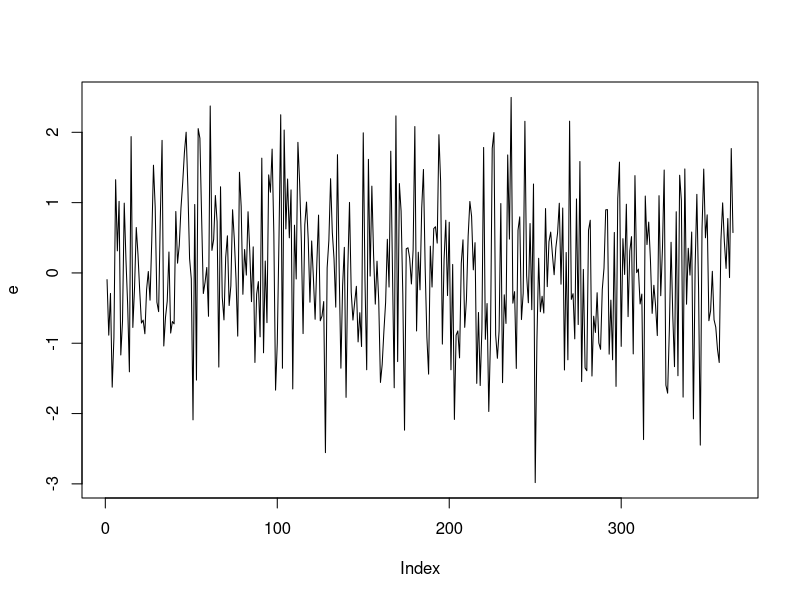
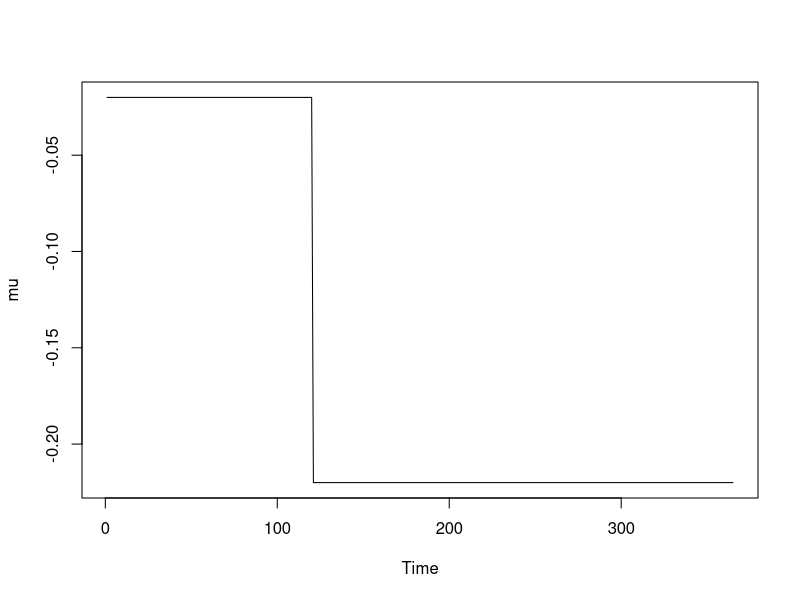
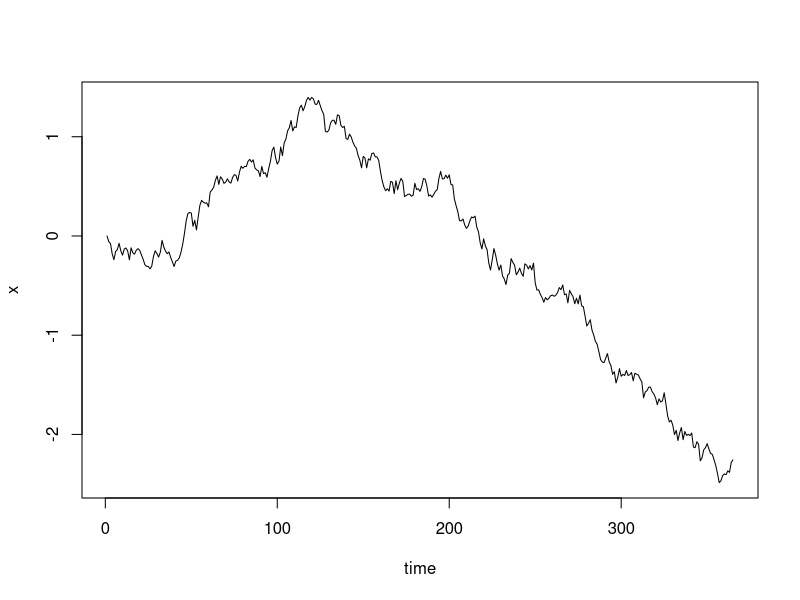

These figures' R source, in order: (Note: this script raises an error after producing the figures.)
rm(list=ls())
require(deSolve)
set.seed(10023) #00033 #00036 #00043 #00048 previous:00033 #remove N= 00093
#Good: 00001 00033 00048 10000 10007 10012-large outbreak 10014 10016 10018 10019 10020
#Pick 10023
#Gneneral: 00036 00043 10001 10003 10006 10009 10011 10013 10017
#Small outbreak: 10002 10010 
times <- 1:365
N=52196381
## first, simulate a set of random deviates
e <- rnorm(n = length(times) , sd = 1)
# write.csv(e,"rsimcovidou_e1.csv")
plot(e,type='l')
mu<-vector(length=365) 
for (t in 1:365) {
  if (t <= 120){
    mu[t]=-0.02      }                    #No lock-down policy
  else {mu[t]=-0.2-0.02 }                 #Lock-down policy
}
mu<-ts(mu)
# write.csv(mu,"rsimcovidou_mu1.csv")
plot(mu,type='l')

#Simulate an O-U Process
ornstein_uhlenbeck <- function(n,theta,sigma,x0){
  dt  <- 1
  x<-vector(length=365)
  for (i in 1:n) {
    if (i==1){x[i]=x0}
    else{
      x[i]  <-  x[i-1] + theta*(mu[i]-x[i])*dt + sigma*e[i]}
      # x[i]  <-  x[i-1] + sigma*e[i]}
  }
  return(x);
}

x<- ornstein_uhlenbeck(365,0.05,sqrt(0.004),0)
plot(x,type='l',xlab="time")
# abline(v=121, col="red")
# lines(mu, col="blue")
# tt1 <-expression(mu==-0.02)
# text(30,-0.1,tt1,col="green")
# tt2 <-expression(mu==-0.02-0.2)
# text(210,-0.3,tt2,col="green")
plot(exp(x),type='l',xlab="time",ylab=TeX("$\\e^{x}=beta$"))
abline(v=121, col="red")
lines(exp(mu+0.02),col="blue")
axis(1, at=121,labels=121, col.axis="red", las=2)
tt1 <-expression(mu[beta]==1)
text(50,1.1,tt1,col="green")
tt2 <-expression(mu[beta]==0.81)
text(220,0.9,tt2,col="green")
tt3 <-expression('lockdown policy start')
text(120,0.4,tt3,col="red")
# write.csv(x,"rsimcovidou_x1.csv")
#Main ODE Model
Covid_OU <- function(time, current_state, params){
  
  with(as.list(c(current_state, params)),{
    
    # N <- S+E+I+R
    dt <- 1
    dS <- -exp(x[t])*S*(E+0.1*I)/N
    dE <- exp(x[t])*S*(E+0.1*I)/N - E*(1/k+1/gamma)
    dI <- E/k-I*(1/gamma+0.0087)
    dR <- (I+E)/gamma+0.0087*I
    
    return(list(c( dt, dS, dE, dI, dR)))
  })
}
params <- c(k=2, gamma=9)   #Trial: k=5 & gamma=5; k=7 & gamma=5

# library('truncnorm')
# R0 <- rtruncnorm(1, a=0, b=1, mean = 0.15, sd = 0.15)
# E0 <-runif(1,-16, -9)
# I0 <-runif(1,-16, -9)
# 
# S <- N
# R <- R0*S
# S <- S - R
# 
# E <- exp(E0 + log(S))
# S <- S - E
# I <- exp(I0 + log(S))
# S <- S - I

# initial_state<- c(t=1, S=S, E=E, I=I, R=R)
initial_state <- c(t=1,S=N-1, E=1, I=0, R=0)
model4 <- ode(initial_state, times, Covid_OU, params)

summary(model4)


matplot(model4, type="l", lty=1, main="Generated COVID_OU Model Trajectories",ylab="Counts", xlab="Time")
legend <- colnames(model4)[3:6]
legend("right", legend=legend, col=3:6, lty = 1)
Z1 <-model4[,4]/2

tau1 <- 0.1
Y1 <-vector(length = 365)
for (i in 1:365){
  #Y1[i]<- rlnorm(1,log(Z1[i,]/5),tau1)
  Y1[i]<- rlnorm(1,log(Z1[i]/5),tau1)
}
plot(Y1,type='l',ylab="Obs Y",xlab="time",col="blue")
plot(Y1,type='p',ylab="Daily incidence Y",xlab="time",col="darkred",main="Covid_OU model generated observation")
lines(Y1,col="darkblue")
# write.csv(Y1,"rsimcovidou_Y1.csv")
# write.csv(model4,"rsimcovidou_model1.csv")
